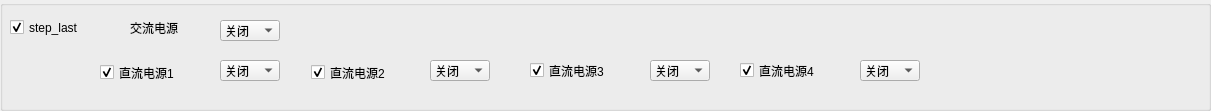
  <widget class="QGroupBox" name="groupBox_11">
   <property name="geometry">
    <rect>
     <x>0</x>
     <y>837</y>
     <width>1211</width>
     <height>111</height>
    </rect>
   </property>
   <property name="title">
    <string/>
   </property>
   <widget class="QComboBox" name="comboBox_S_End_DC4">
    <property name="geometry">
     <rect>
      <x>860</x>
      <y>60</y>
      <width>60</width>
      <height>21</height>
     </rect>
    </property>
    <item>
     <property name="text">
      <string>关闭</string>
     </property>
    </item>
    <item>
     <property name="text">
      <string>开启</string>
     </property>
    </item>
   </widget>
   <widget class="QComboBox" name="comboBox_S_End_AC">
    <property name="geometry">
     <rect>
      <x>220</x>
      <y>20</y>
      <width>60</width>
      <height>21</height>
     </rect>
    </property>
    <item>
     <property name="text">
      <string>关闭</string>
     </property>
    </item>
    <item>
     <property name="text">
      <string>开启</string>
     </property>
    </item>
   </widget>
   <widget class="QCheckBox" name="checkBox_S_End">
    <property name="geometry">
     <rect>
      <x>10</x>
      <y>17</y>
      <width>111</width>
      <height>21</height>
     </rect>
    </property>
    <property name="text">
     <string>step_last</string>
    </property>
    <property name="checked">
     <bool>true</bool>
    </property>
   </widget>
   <widget class="QLabel" name="label_8">
    <property name="geometry">
     <rect>
      <x>130</x>
      <y>20</y>
      <width>81</width>
      <height>16</height>
     </rect>
    </property>
    <property name="text">
     <string>交流电源</string>
    </property>
   </widget>
   <widget class="QComboBox" name="comboBox_S_End_DC1">
    <property name="geometry">
     <rect>
      <x>220</x>
      <y>60</y>
      <width>60</width>
      <height>21</height>
     </rect>
    </property>
    <item>
     <property name="text">
      <string>关闭</string>
     </property>
    </item>
    <item>
     <property name="text">
      <string>开启</string>
     </property>
    </item>
   </widget>
   <widget class="QComboBox" name="comboBox_S_End_DC3">
    <property name="geometry">
     <rect>
      <x>650</x>
      <y>60</y>
      <width>60</width>
      <height>21</height>
     </rect>
    </property>
    <item>
     <property name="text">
      <string>关闭</string>
     </property>
    </item>
    <item>
     <property name="text">
      <string>开启</string>
     </property>
    </item>
   </widget>
   <widget class="QCheckBox" name="checkBox_S_End_DC2">
    <property name="geometry">
     <rect>
      <x>311</x>
      <y>62</y>
      <width>111</width>
      <height>21</height>
     </rect>
    </property>
    <property name="text">
     <string>直流电源2</string>
    </property>
    <property name="checked">
     <bool>true</bool>
    </property>
   </widget>
   <widget class="QCheckBox" name="checkBox_S_End_DC3">
    <property name="geometry">
     <rect>
      <x>530</x>
      <y>60</y>
      <width>111</width>
      <height>21</height>
     </rect>
    </property>
    <property name="text">
     <string>直流电源3</string>
    </property>
    <property name="checked">
     <bool>true</bool>
    </property>
   </widget>
   <widget class="QCheckBox" name="checkBox_S_End_DC4">
    <property name="geometry">
     <rect>
      <x>740</x>
      <y>60</y>
      <width>121</width>
      <height>21</height>
     </rect>
    </property>
    <property name="text">
     <string>直流电源4</string>
    </property>
    <property name="checked">
     <bool>true</bool>
    </property>
   </widget>
   <widget class="QComboBox" name="comboBox_S_End_DC2">
    <property name="geometry">
     <rect>
      <x>430</x>
      <y>60</y>
      <width>60</width>
      <height>21</height>
     </rect>
    </property>
    <item>
     <property name="text">
      <string>关闭</string>
     </property>
    </item>
    <item>
     <property name="text">
      <string>开启</string>
     </property>
    </item>
   </widget>
   <widget class="QCheckBox" name="checkBox_S_End_DC1">
    <property name="geometry">
     <rect>
      <x>100</x>
      <y>62</y>
      <width>121</width>
      <height>21</height>
     </rect>
    </property>
    <property name="text">
     <string>直流电源1</string>
    </property>
    <property name="checked">
     <bool>true</bool>
    </property>
   </widget>
  </widget>
